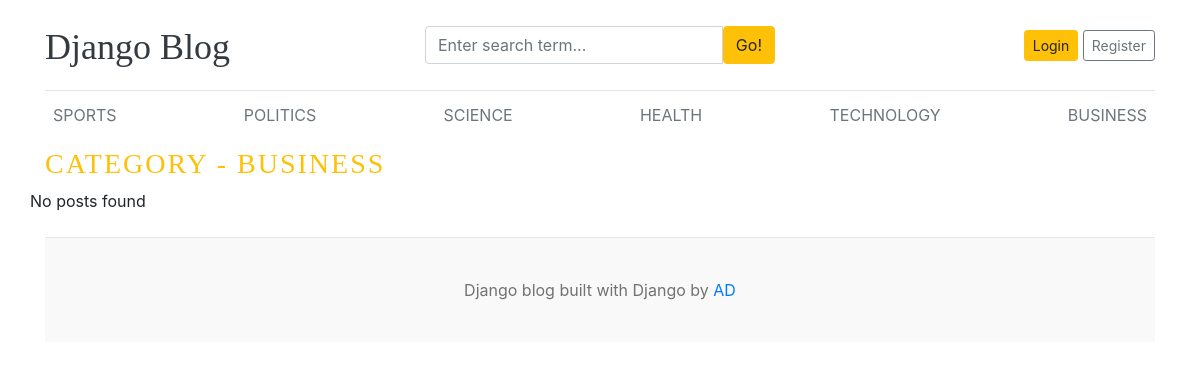
The app's page /category/6/, older data.
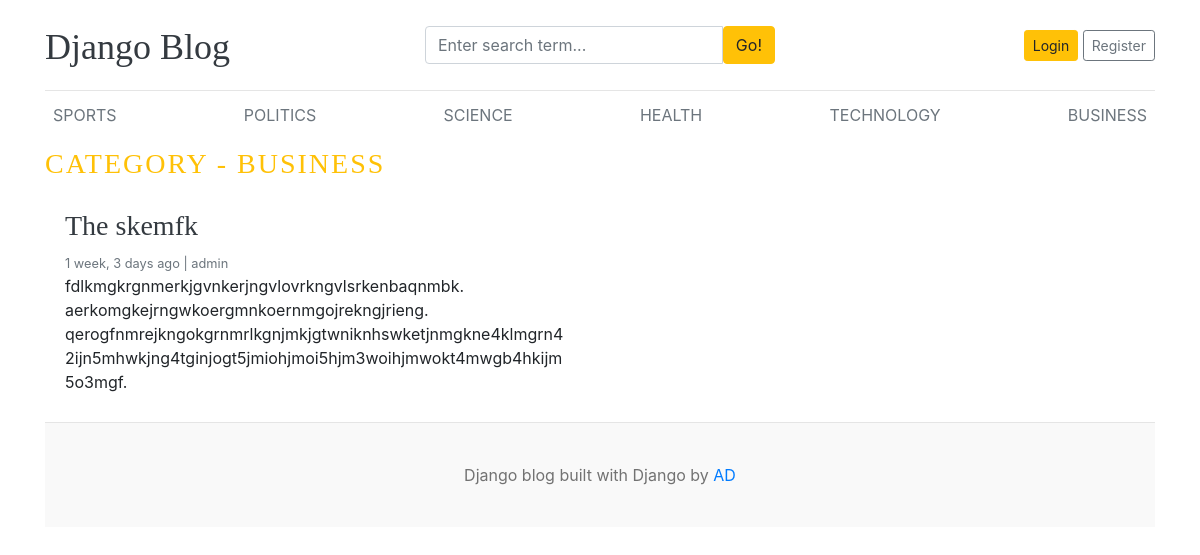
The same page, newer data.
### blogs/models.py (models this page shows, shortened)
class Category(models.Model):
    category_name=models.CharField(max_length=50,unique=True)
    created_at=models.DateTimeField(auto_now_add=True)
    updated_at=models.DateTimeField(auto_now=True)
    class Meta:
        verbose_name_plural='categories'
    def __str__(self):
        return self.category_name

class Blog(models.Model):
    title=models.CharField(max_length=100)
    slug=models.SlugField(max_length=150,unique=True,blank=True)
    category=models.ForeignKey(Category,on_delete=models.CASCADE)
    author=models.ForeignKey(User,on_delete=models.CASCADE)
    featured_image=models.ImageField(upload_to='uploads/%Y/%m/%d')
    short_description=models.TextField(max_length=500)
    blog_body=models.TextField(max_length=2000)
    status=models.CharField(max_length=20,choices=STATUS_CHOICES,default="Draft")
    is_featured=models.BooleanField(default=False)
    created_at=models.DateTimeField(auto_now_add=True)
    updated_at=models.DateTimeField(auto_now=True)

### blogs/views.py (the view)
# urls.py: path('<int:category_id>/',views.posts_by_category,name="posts_by_category")
def posts_by_category(request,category_id):
    posts=Blog.objects.filter(status='Published',category=category_id)
    category=get_object_or_404(Category,pk=category_id)
    context={
        'posts':posts,
        'category':category,
    }
    return render(request,'posts_by_category.html',context)

### blogs/context_processors.py (called while the page is built)
def get_categories(request):
    categories=Category.objects.all()
    return dict(categories=categories)

def get_social_links(request):
    social_links=SocialLink.objects.all()
    return dict(social_links=social_links)

### templates/posts_by_category.html
{% extends 'base.html' %}
  {% block content %}
  <h3 class =" text-uppercase text-warning" style="letter-spacing: 2px;">category - {{ category }}</h3>
  <div class="row mb-2">
    {% if posts %}
      {% for post in posts %}
    <div class="col-md-6">
      <div class="card border-0" >
        <div class="card-body">
          <h3><a href ="{% url 'blogs' post.slug %}" class="text-dark">{{post.title}}</a></h3>
          <small class="mb-1 text-muted">{{post.created_at | timesince}} ago | {{post.author}}</small>
          <p class="card-text">{{post.short_description | truncatewords:25 }}</p>
        </div>
      </div>
    </div>
    {% endfor %}
    {% else %}
    <p>No posts found</p>
    {% endif %}
  </div>
{% endblock %}

### templates/base.html (shortened to what this page needs)
{% load static %}
<!DOCTYPE html>
<html lang="en">
<head>
    <link href="https://getbootstrap.com/docs/4.0/dist/css/bootstrap.min.css" rel="stylesheet">
    <link href="{% static 'css/blog.css' %}" rel="stylesheet">
    <link rel="stylesheet" href="https://cdnjs.cloudflare.com/ajax/libs/font-awesome/4.7.0/css/font-awesome.min.css">
  </head>
<body>
    <div class="container">
      <header class="blog-header py-3">
        <div class="row flex-nowrap justify-content-between align-items-center">
          <div class="col-4 pt-1">
            <a class="blog-header-logo text-dark" href="/">Django Blog</a>
          </div>
          <div class="col-4 ">
          <form action="{% url 'search' %}" method="GET" >
            <div class="input-group">
                        <input class="form-control" type="text" name="keyword" value="{{ keyword }}" placeholder="Enter search term..." aria-label="Enter search term..." aria-describedby="button-search" />
                        <button type="submit" class="btn btn-warning" id="button-search" type="button">Go!</button>
                    </div>
          </form>
          </div>
          <div class="col-4 d-flex justify-content-end align-items-center">
            {% if not user.is_authenticated  %}
            <a class="btn btn-sm btn-warning" href="{% url 'login' %}">Login</a> &nbsp;
            <a class="btn btn-sm btn-outline-secondary" href="{% url 'register' %}">Register</a>
            {% else %}
            <span><a href='{% url 'dashboard' %}'>Dashboard</a></span>
            &emsp;
            <span><a href="{% url 'logout' %}">Logout</a></span>
            {% endif %}
          </div>
        </div>
      </header>
      <div class="nav-scroller py-1 mb-2">
        <nav class="nav d-flex justify-content-between">
          {% for cat in categories %}
          <a class="p-2 text-muted" href="{% url 'posts_by_category' cat.id %}">{{cat.category_name}}</a>
          {% endfor %}
        </nav>
      </div>
{% block content %}
{% endblock %}
 <footer class="blog-footer">
  <p>Django blog built with Django by <a href="#">AD</a></p>
</footer>
</body>
</html>

Row changes from the older to the newer data that the page shows:
added Blog: title "The skemfk", created_at "1 week, 3 days", author "admin", short_description "fdlkmgkrgnmerkjgvnkerjngvlovrkngvlsrkenbaqnmbk. aerkomgkejrngwkoergmnkoernmgojrekngjrieng. qerogfnmrejkngokgrnmrlkgnjmkjgtwniknhswketjnmgkne4klmgrn42ijn5mhwkjng4tginjogt5jmiohjmoi5hjm3woihjmwokt4mwgb4hkijm5o3mgf."
Text that changed along with them:
text no longer shown: "No posts found"
